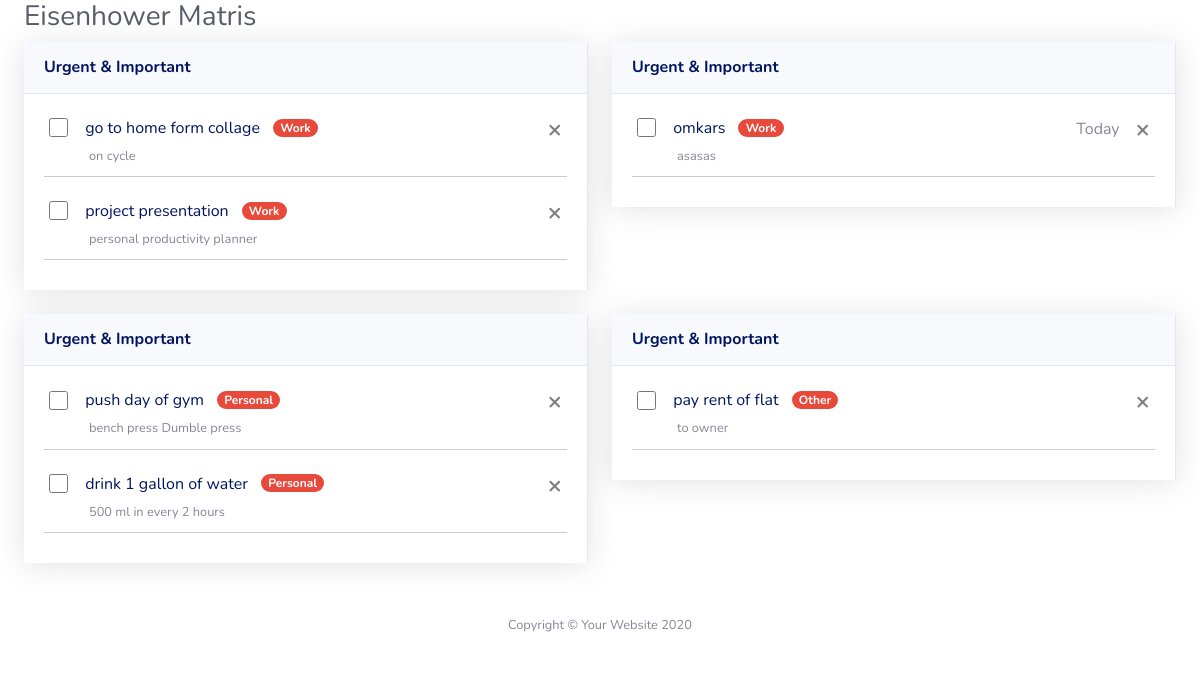
The page /admin/components/matrix/matrix.php (signed in) on the database its author committed.
### tables this page shows
CREATE TABLE `todo` (
  `id` int(11) NOT NULL,
  `name` varchar(40) NOT NULL,
  `disc` varchar(500) NOT NULL,
  `tag` varchar(30) NOT NULL,
  `type` int(11) NOT NULL DEFAULT 4,
  `status` int(11) NOT NULL DEFAULT 0,
  `trash` int(11) NOT NULL DEFAULT 0,
  `created` date NOT NULL,
  `time` time NOT NULL,
  `fk_user` int(11) NOT NULL,
  `fk_goal` int(11) NOT NULL
);

### conn.php (called while the page is built)
<?php
 function sql_query($sql){
    $conn=mysqli_connect("localhost","root","","PPP");
    if ($conn->connect_error) {
        die("Connection failure: "
            . $conn->connect_error);
    } else{
        return mysqli_query($conn,$sql);
    }
 }
?>

### admin/components/matrix/matrix.php (the view, shortened to what this page needs)
<?php
    include "../../../conn.php";
    $id=$_SESSION['id'];
?>
<!DOCTYPE html>
<html lang="en">
<head>
    <link href="/Personal-Productivity-Planner/admin/vendor/fontawesome-free/css/all.min.css" rel="stylesheet" type="text/css">
    <link href="/Personal-Productivity-Planner/admin/css/sb-admin-2.min.css" rel="stylesheet">
</head>
<body id="page-top">
    <div id="wrapper">
         <div id="content-wrapper" class="d-flex flex-column">
             <div id="content">
                <div class="container-fluid">
                    <h1 class="h3 mb-2 text-gray-800">Eisenhower Matris</h1>
                    <div class="row">
                        <div class="col-xl-6 col-lg-7">
                            <div class="card shadow mb-4" style="border: 0px;border-right: 1px solid #e3e6f0;border-radius: 0;">
                                <div class="card-header py-3">
                                    <h6 class="m-0 font-weight-bold text-primary">Urgent & Important</h6>
                                </div>
                                <div class="card-body" style="padding-top: 0px">
                                    <?php
                                    $result=sql_query("SELECT * FROM `todo` WHERE `fk_user`='$id' and `status`= 0 and `trash`= 0 and `type`= 1");
                                    if (mysqli_num_rows($result) >0) {
                                    while($row = mysqli_fetch_assoc($result)){
                                        echo '
                                        <form action="todo.php" method="POST">
                                        <div class="todo-list" style="border-bottom: 1px solid #ccc;">
                                        <div class="todo-item">
                                            <div class="checker"><span class=""><input type="checkbox" onChange="this.form.submit()" name="complete-task" value="'.$row['id'].'"></span></div>
                                            <button type="submit" class="btn btn-link" name="open-task" value="'.$row['id'].'"<span>'.$row["name"].'</span></button>';if($row['tag']){echo '<span class="badge badge-pill badge-danger mb-2 ">'.$row['tag'].'</span>';}
                                            echo'<span class="time float-right mt-2">';
                                                    echo'<button type="submit" name="del-task" value="'.$row['id'].'" class="close ml-3" aria-label="Close"><span aria-hidden="true">&times;</span></button>
                                            </span>
                                            <div class="m-0 ml-3 pl-4 small">'.$row["disc"].'</div>
                                        </div>
                                    </div>
                                    </form>';
                                        }
                                    }
                                    ?>
                                </div>
                            </div>
                        </div>
                        <div class="col-xl-6 col-lg-7">
                            <div class="card shadow mb-4" style="border: 0px;border-right: 1px solid #e3e6f0;border-radius: 0;">
                                <div class="card-header py-3">
                                    <h6 class="m-0 font-weight-bold text-primary">Urgent & Important</h6>
                                </div>
                                <div class="card-body" style="padding-top: 0px">
                                    <?php
                                    $result=sql_query("SELECT * FROM `todo` WHERE `fk_user`='$id' and `status`= 0 and `trash`= 0 and `type`= 2");
                                    if (mysqli_num_rows($result) >0) {
                                    while($row = mysqli_fetch_assoc($result)){
                                        $date=strtotime($row["created"]);
                                        $today=strtotime("now");
                                        $tomorrow=strtotime("tomorrow");
                                        $yesterday=strtotime("yesterday");
                                        echo '
                                        <form action="todo.php" method="POST">
                                        <div class="todo-list" style="border-bottom: 1px solid #ccc;">
                                        <div class="todo-item">
                                            <div class="checker"><span class=""><input type="checkbox" onChange="this.form.submit()" name="complete-task" value="'.$row['id'].'"></span></div>
                                            <button type="submit" class="btn btn-link" name="open-task" value="'.$row['id'].'"<span>'.$row["name"].'</span></button>';if($row['tag']){echo '<span class="badge badge-pill badge-danger mb-2 ">'.$row['tag'].'</span>';}
                                            echo'<span class="time float-right mt-2">';
                                            if(strval(date('d-M-y', $today))==strval(date('d-M-y', $date))){echo "Today";}
                                            else if(strval(date('d-M-y', $tomorrow))==strval(date('d-M-y', $date))){echo "Tomorrow";}
                                            else if(strval(date('d-M-y', $yesterday))==strval(date('d-M-y', $date))){echo "Yesterday";}
                                                    echo'<button type="submit" name="del-task" value="'.$row['id'].'" class="close ml-3" aria-label="Close"><span aria-hidden="true">&times;</span></button>
                                            </span>
                                            <div class="m-0 ml-3 pl-4 small">'.$row["disc"].'</div>
                                        </div>
                                    </div>
                                    </form>';
                                        }
                                    }
                                    ?>
                                </div>
                            </div>
                        </div>
                    </div>
                    <div class="row">
                        <div class="col-xl-6 col-lg-7">
                            <div class="card shadow mb-4" style="border: 0px;border-right: 1px solid #e3e6f0;border-radius: 0;">
                                <div class="card-header py-3">
                                    <h6 class="m-0 font-weight-bold text-primary">Urgent & Important</h6>
                                </div>
                                <div class="card-body" style="padding-top: 0px">
                                    <?php
                                    $result=sql_query("SELECT * FROM `todo` WHERE `fk_user`='$id' and `status`= 0 and `trash`= 0 and `type`= 3");
                                    if (mysqli_num_rows($result) >0) {
                                    while($row = mysqli_fetch_assoc($result)){
                                        echo '
                                        <form action="todo.php" method="POST">
                                        <div class="todo-list" style="border-bottom: 1px solid #ccc;">
                                        <div class="todo-item">
                                            <div class="checker"><span class=""><input type="checkbox" onChange="this.form.submit()" name="complete-task" value="'.$row['id'].'"></span></div>
                                            <button type="submit" class="btn btn-link" name="open-task" value="'.$row['id'].'"<span>'.$row["name"].'</span></button>';if($row['tag']){echo '<span class="badge badge-pill badge-danger mb-2 ">'.$row['tag'].'</span>';}
                                            echo'<span class="time float-right mt-2">';
                                                    echo'<button type="submit" name="del-task" value="'.$row['id'].'" class="close ml-3" aria-label="Close"><span aria-hidden="true">&times;</span></button>
                                            </span>
                                            <div class="m-0 ml-3 pl-4 small">'.$row["disc"].'</div>
                                        </div>
                                    </div>
                                    </form>';
                                        }
                                    }
                                    ?>
                                </div>
                            </div>
                        </div>
                        <div class="col-xl-6 col-lg-7">
                            <div class="card shadow mb-4" style="border: 0px;border-right: 1px solid #e3e6f0;border-radius: 0;">
                                <div class="card-header py-3">
                                    <h6 class="m-0 font-weight-bold text-primary">Urgent & Important</h6>
                                </div>
                                <div class="card-body" style="padding-top: 0px">
                                    <?php
                                    $result=sql_query("SELECT * FROM `todo` WHERE `fk_user`='$id' and `status`= 0 and `trash`= 0 and `type`= 4");
                                    if (mysqli_num_rows($result) >0) {
                                    while($row = mysqli_fetch_assoc($result)){
                                        echo '
                                        <form action="todo.php" method="POST">
                                        <div class="todo-list" style="border-bottom: 1px solid #ccc;">
                                        <div class="todo-item">
                                            <div class="checker"><span class=""><input type="checkbox" onChange="this.form.submit()" name="complete-task" value="'.$row['id'].'"></span></div>
                                            <button type="submit" class="btn btn-link" name="open-task" value="'.$row['id'].'"<span>'.$row["name"].'</span></button>';if($row['tag']){echo '<span class="badge badge-pill badge-danger mb-2 ">'.$row['tag'].'</span>';}
                                            echo'<span class="time float-right mt-2">';
                                                    echo'<button type="submit" name="del-task" value="'.$row['id'].'" class="close ml-3" aria-label="Close"><span aria-hidden="true">&times;</span></button>
                                            </span>
                                            <div class="m-0 ml-3 pl-4 small">'.$row["disc"].'</div>
                                        </div>
                                    </div>
                                    </form>';
                                        }
                                    }
                                    ?>
                                </div>
                            </div>
                        </div>
                    </div>
                </div>
            </div>
            <footer class="sticky-footer bg-white">
                <div class="container my-auto">
                    <div class="copyright text-center my-auto">
                        <span>Copyright &copy; Your Website 2020</span>
                    </div>
                </div>
            </footer>
        </div>
    </div>
</body>
</html>

### admin/components/matrix/matrix.php (style rules this page uses)
.todo-list { margin: 10px 0 }
.todo-list .todo-item { padding: 5px; margin: 5px 0; border-radius: 0; background: #ffffff }
div.checker { width: 18px; height: 18px }
div.checker input, div.checker span { width: 18px; height: 18px }
div.checker span { display: -moz-inline-box; display: inline-block; zoom: 1; text-align: center; background-position: 0 -260px; }
div.checker, div.checker input, div.checker span { width: 19px; height: 19px; }
div.checker, div.radio, div.uploader { position: relative; }
div.button, div.button *, div.checker, div.checker *, div.radio, div.radio *, div.selector, div.selector *, div.uploader, div.uploader * { margin: 0; padding: 0; }
div.button, div.checker, div.radio, div.selector, div.uploader { display: -moz-inline-box; display: inline-block; zoom: 1; vertical-align: middle; }

### rows shown on the page
todo: $row['id'] 6 (drawn), name "go to home form collage", tag "Work", disc "on cycle"
todo: $row['id'] 11 (drawn), name "project presentation", tag "Work", disc "personal productivity planner"
todo: $row['id'] 31 (drawn), name "omkars", tag "Work", created "Today", disc "asasas"
todo: $row['id'] 4 (drawn), name "push day of gym", tag "Personal", disc "bench press Dumble press"
todo: $row['id'] 5 (drawn), name "drink 1 gallon of water", tag "Personal", disc "500 ml in every 2 hours"
todo: $row['id'] 29 (drawn), name "pay rent of flat", tag "Other", disc "to owner"
